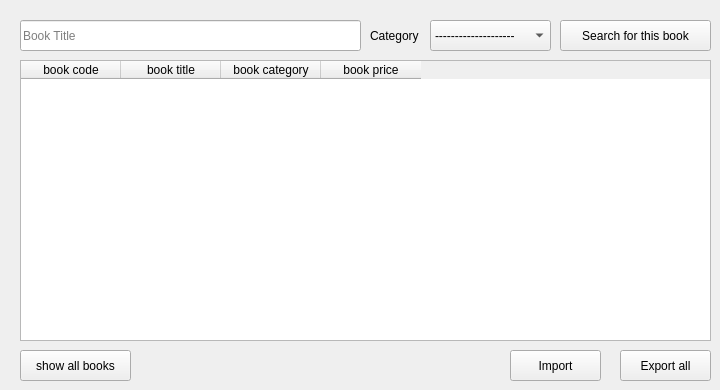
      <widget class="QWidget" name="tab_8">
       <property name="font">
        <font>
         <family>Segoe UI</family>
        </font>
       </property>
       <attribute name="title">
        <string>All Books</string>
       </attribute>
       <widget class="QPushButton" name="pushButton_9">
        <property name="geometry">
         <rect>
          <x>560</x>
          <y>20</y>
          <width>151</width>
          <height>31</height>
         </rect>
        </property>
        <property name="font">
         <font>
          <family>Segoe UI</family>
         </font>
        </property>
        <property name="text">
         <string>Search for this book</string>
        </property>
       </widget>
       <widget class="QLineEdit" name="lineEdit_2">
        <property name="geometry">
         <rect>
          <x>20</x>
          <y>20</y>
          <width>341</width>
          <height>31</height>
         </rect>
        </property>
        <property name="font">
         <font>
          <family>Segoe UI</family>
         </font>
        </property>
        <property name="placeholderText">
         <string>Book Title</string>
        </property>
       </widget>
       <widget class="QComboBox" name="comboBox_2">
        <property name="geometry">
         <rect>
          <x>430</x>
          <y>20</y>
          <width>121</width>
          <height>31</height>
         </rect>
        </property>
        <property name="font">
         <font>
          <family>Segoe UI</family>
         </font>
        </property>
        <item>
         <property name="text">
          <string>--------------------</string>
         </property>
        </item>
       </widget>
       <widget class="QLabel" name="label">
        <property name="geometry">
         <rect>
          <x>370</x>
          <y>20</y>
          <width>51</width>
          <height>31</height>
         </rect>
        </property>
        <property name="font">
         <font>
          <family>Segoe UI</family>
         </font>
        </property>
        <property name="text">
         <string>Category</string>
        </property>
       </widget>
       <widget class="QTableWidget" name="tableWidget_2">
        <property name="geometry">
         <rect>
          <x>20</x>
          <y>60</y>
          <width>691</width>
          <height>281</height>
         </rect>
        </property>
        <property name="font">
         <font>
          <family>Segoe UI</family>
         </font>
        </property>
        <column>
         <property name="text">
          <string>book code</string>
         </property>
         <property name="font">
          <font>
           <family>Segoe UI</family>
          </font>
         </property>
         <property name="textAlignment">
          <set>AlignCenter</set>
         </property>
        </column>
        <column>
         <property name="text">
          <string>book title</string>
         </property>
         <property name="font">
          <font>
           <family>Segoe UI</family>
          </font>
         </property>
         <property name="textAlignment">
          <set>AlignCenter</set>
         </property>
        </column>
        <column>
         <property name="text">
          <string>book category</string>
         </property>
         <property name="font">
          <font>
           <family>Segoe UI</family>
          </font>
         </property>
         <property name="textAlignment">
          <set>AlignCenter</set>
         </property>
        </column>
        <column>
         <property name="text">
          <string>book price</string>
         </property>
         <property name="font">
          <font>
           <family>Segoe UI</family>
          </font>
         </property>
         <property name="textAlignment">
          <set>AlignCenter</set>
         </property>
        </column>
       </widget>
       <widget class="QPushButton" name="pushButton_52">
        <property name="geometry">
         <rect>
          <x>510</x>
          <y>350</y>
          <width>91</width>
          <height>31</height>
         </rect>
        </property>
        <property name="font">
         <font>
          <family>Segoe UI</family>
         </font>
        </property>
        <property name="text">
         <string>Import</string>
        </property>
       </widget>
       <widget class="QPushButton" name="pushButton_53">
        <property name="geometry">
         <rect>
          <x>620</x>
          <y>350</y>
          <width>91</width>
          <height>31</height>
         </rect>
        </property>
        <property name="font">
         <font>
          <family>Segoe UI</family>
         </font>
        </property>
        <property name="text">
         <string>Export all</string>
        </property>
       </widget>
       <widget class="QPushButton" name="pushButton_30">
        <property name="geometry">
         <rect>
          <x>20</x>
          <y>350</y>
          <width>111</width>
          <height>31</height>
         </rect>
        </property>
        <property name="font">
         <font>
          <family>Segoe UI</family>
         </font>
        </property>
        <property name="text">
         <string>show all books</string>
        </property>
       </widget>
      </widget>
